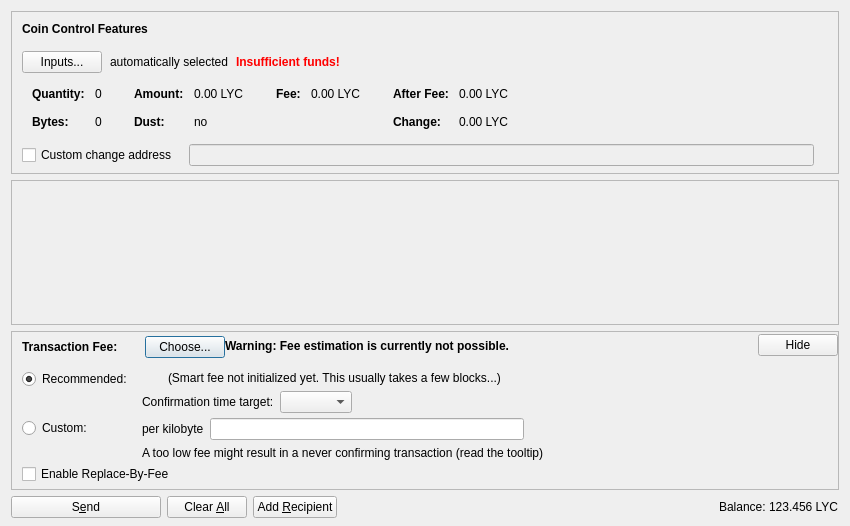
<?xml version="1.0" encoding="UTF-8"?>
<ui version="4.0">
 <class>SendCoinsDialog</class>
 <widget class="QDialog" name="SendCoinsDialog">
  <property name="geometry">
   <rect>
    <x>0</x>
    <y>0</y>
    <width>850</width>
    <height>526</height>
   </rect>
  </property>
  <property name="windowTitle">
   <string>Send Coins</string>
  </property>
  <layout class="QVBoxLayout" name="verticalLayout" stretch="0,1,0,0">
   <property name="bottomMargin">
    <number>8</number>
   </property>
   <item>
    <widget class="QFrame" name="frameCoinControl">
     <property name="sizePolicy">
      <sizepolicy hsizetype="Expanding" vsizetype="Expanding">
       <horstretch>0</horstretch>
       <verstretch>0</verstretch>
      </sizepolicy>
     </property>
     <property name="maximumSize">
      <size>
       <width>16777215</width>
       <height>16777215</height>
      </size>
     </property>
     <property name="frameShape">
      <enum>QFrame::StyledPanel</enum>
     </property>
     <property name="frameShadow">
      <enum>QFrame::Sunken</enum>
     </property>
     <layout class="QVBoxLayout" name="verticalLayoutCoinControl2">
      <property name="spacing">
       <number>0</number>
      </property>
      <property name="leftMargin">
       <number>0</number>
      </property>
      <property name="topMargin">
       <number>0</number>
      </property>
      <property name="rightMargin">
       <number>0</number>
      </property>
      <property name="bottomMargin">
       <number>6</number>
      </property>
      <item>
       <layout class="QVBoxLayout" name="verticalLayoutCoinControl" stretch="0,0,0,0,1">
        <property name="spacing">
         <number>0</number>
        </property>
        <property name="leftMargin">
         <number>10</number>
        </property>
        <property name="topMargin">
         <number>10</number>
        </property>
        <item>
         <layout class="QHBoxLayout" name="horizontalLayoutCoinControl1">
          <property name="bottomMargin">
           <number>15</number>
          </property>
          <item>
           <widget class="QLabel" name="labelCoinControlFeatures">
            <property name="sizePolicy">
             <sizepolicy hsizetype="Preferred" vsizetype="Maximum">
              <horstretch>0</horstretch>
              <verstretch>0</verstretch>
             </sizepolicy>
            </property>
            <property name="font">
             <font>
              <weight>75</weight>
              <bold>true</bold>
             </font>
            </property>
            <property name="styleSheet">
             <string notr="true">font-weight:bold;</string>
            </property>
            <property name="text">
             <string>Coin Control Features</string>
            </property>
           </widget>
          </item>
         </layout>
        </item>
        <item>
         <layout class="QHBoxLayout" name="horizontalLayoutCoinControl2" stretch="0,0,0,0">
          <property name="spacing">
           <number>8</number>
          </property>
          <property name="bottomMargin">
           <number>10</number>
          </property>
          <item>
           <widget class="QPushButton" name="pushButtonCoinControl">
            <property name="styleSheet">
             <string notr="true"/>
            </property>
            <property name="text">
             <string>Inputs...</string>
            </property>
            <property name="autoDefault">
             <bool>false</bool>
            </property>
           </widget>
          </item>
          <item>
           <widget class="QLabel" name="labelCoinControlAutomaticallySelected">
            <property name="text">
             <string>automatically selected</string>
            </property>
            <property name="margin">
             <number>5</number>
            </property>
           </widget>
          </item>
          <item>
           <widget class="QLabel" name="labelCoinControlInsuffFunds">
            <property name="font">
             <font>
              <weight>75</weight>
              <bold>true</bold>
             </font>
            </property>
            <property name="styleSheet">
             <string notr="true">color:red;font-weight:bold;</string>
            </property>
            <property name="text">
             <string>Insufficient funds!</string>
            </property>
            <property name="margin">
             <number>5</number>
            </property>
           </widget>
          </item>
          <item>
           <spacer name="horizontalSpacerCoinControl">
            <property name="orientation">
             <enum>Qt::Horizontal</enum>
            </property>
            <property name="sizeHint" stdset="0">
             <size>
              <width>40</width>
              <height>1</height>
             </size>
            </property>
           </spacer>
          </item>
         </layout>
        </item>
        <item>
         <widget class="QWidget" name="widgetCoinControl" native="true">
          <property name="sizePolicy">
           <sizepolicy hsizetype="Preferred" vsizetype="Preferred">
            <horstretch>0</horstretch>
            <verstretch>0</verstretch>
           </sizepolicy>
          </property>
          <property name="minimumSize">
           <size>
            <width>0</width>
            <height>0</height>
           </size>
          </property>
          <property name="styleSheet">
           <string notr="true"/>
          </property>
          <layout class="QHBoxLayout" name="horizontalLayoutCoinControl5">
           <property name="leftMargin">
            <number>0</number>
           </property>
           <property name="topMargin">
            <number>0</number>
           </property>
           <property name="rightMargin">
            <number>0</number>
           </property>
           <property name="bottomMargin">
            <number>0</number>
           </property>
           <item>
            <layout class="QHBoxLayout" name="horizontalLayoutCoinControl3" stretch="0,0,0,1">
             <property name="spacing">
              <number>20</number>
             </property>
             <property name="topMargin">
              <number>0</number>
             </property>
             <property name="bottomMargin">
              <number>10</number>
             </property>
             <item>
              <layout class="QFormLayout" name="formLayoutCoinControl1">
               <property name="horizontalSpacing">
                <number>10</number>
               </property>
               <property name="verticalSpacing">
                <number>14</number>
               </property>
               <property name="leftMargin">
                <number>10</number>
               </property>
               <property name="topMargin">
                <number>4</number>
               </property>
               <property name="rightMargin">
                <number>6</number>
               </property>
               <item row="0" column="0">
                <widget class="QLabel" name="labelCoinControlQuantityText">
                 <property name="font">
                  <font>
                   <weight>75</weight>
                   <bold>true</bold>
                  </font>
                 </property>
                 <property name="text">
                  <string>Quantity:</string>
                 </property>
                 <property name="margin">
                  <number>0</number>
                 </property>
                </widget>
               </item>
               <item row="0" column="1">
                <widget class="QLabel" name="labelCoinControlQuantity">
                 <property name="cursor">
                  <cursorShape>IBeamCursor</cursorShape>
                 </property>
                 <property name="contextMenuPolicy">
                  <enum>Qt::ActionsContextMenu</enum>
                 </property>
                 <property name="text">
                  <string notr="true">0</string>
                 </property>
                 <property name="margin">
                  <number>0</number>
                 </property>
                 <property name="textInteractionFlags">
                  <set>Qt::LinksAccessibleByMouse|Qt::TextSelectableByKeyboard|Qt::TextSelectableByMouse</set>
                 </property>
                </widget>
               </item>
               <item row="1" column="0">
                <widget class="QLabel" name="labelCoinControlBytesText">
                 <property name="font">
                  <font>
                   <weight>75</weight>
                   <bold>true</bold>
                  </font>
                 </property>
                 <property name="text">
                  <string>Bytes:</string>
                 </property>
                </widget>
               </item>
               <item row="1" column="1">
                <widget class="QLabel" name="labelCoinControlBytes">
                 <property name="cursor">
                  <cursorShape>IBeamCursor</cursorShape>
                 </property>
                 <property name="contextMenuPolicy">
                  <enum>Qt::ActionsContextMenu</enum>
                 </property>
                 <property name="text">
                  <string notr="true">0</string>
                 </property>
                 <property name="textInteractionFlags">
                  <set>Qt::LinksAccessibleByMouse|Qt::TextSelectableByKeyboard|Qt::TextSelectableByMouse</set>
                 </property>
                </widget>
               </item>
              </layout>
             </item>
             <item>
              <layout class="QFormLayout" name="formLayoutCoinControl2">
               <property name="horizontalSpacing">
                <number>10</number>
               </property>
               <property name="verticalSpacing">
                <number>14</number>
               </property>
               <property name="leftMargin">
                <number>6</number>
               </property>
               <property name="topMargin">
                <number>4</number>
               </property>
               <property name="rightMargin">
                <number>6</number>
               </property>
               <item row="0" column="0">
                <widget class="QLabel" name="labelCoinControlAmountText">
                 <property name="font">
                  <font>
                   <weight>75</weight>
                   <bold>true</bold>
                  </font>
                 </property>
                 <property name="text">
                  <string>Amount:</string>
                 </property>
                 <property name="margin">
                  <number>0</number>
                 </property>
                </widget>
               </item>
               <item row="0" column="1">
                <widget class="QLabel" name="labelCoinControlAmount">
                 <property name="cursor">
                  <cursorShape>IBeamCursor</cursorShape>
                 </property>
                 <property name="contextMenuPolicy">
                  <enum>Qt::ActionsContextMenu</enum>
                 </property>
                 <property name="text">
                  <string notr="true">0.00 LYC</string>
                 </property>
                 <property name="textInteractionFlags">
                  <set>Qt::LinksAccessibleByMouse|Qt::TextSelectableByKeyboard|Qt::TextSelectableByMouse</set>
                 </property>
                </widget>
               </item>
               <item row="1" column="0">
                <widget class="QLabel" name="labelCoinControlLowOutputText">
                 <property name="font">
                  <font>
                   <weight>75</weight>
                   <bold>true</bold>
                  </font>
                 </property>
                 <property name="text">
                  <string>Dust:</string>
                 </property>
                </widget>
               </item>
               <item row="1" column="1">
                <widget class="QLabel" name="labelCoinControlLowOutput">
                 <property name="cursor">
                  <cursorShape>IBeamCursor</cursorShape>
                 </property>
                 <property name="contextMenuPolicy">
                  <enum>Qt::ActionsContextMenu</enum>
                 </property>
                 <property name="text">
                  <string notr="true">no</string>
                 </property>
                 <property name="textInteractionFlags">
                  <set>Qt::LinksAccessibleByMouse|Qt::TextSelectableByKeyboard|Qt::TextSelectableByMouse</set>
                 </property>
                </widget>
               </item>
              </layout>
             </item>
             <item>
              <layout class="QFormLayout" name="formLayoutCoinControl3">
               <property name="horizontalSpacing">
                <number>10</number>
               </property>
               <property name="verticalSpacing">
                <number>14</number>
               </property>
               <property name="leftMargin">
                <number>6</number>
               </property>
               <property name="topMargin">
                <number>4</number>
               </property>
               <property name="rightMargin">
                <number>6</number>
               </property>
               <item row="0" column="0">
                <widget class="QLabel" name="labelCoinControlFeeText">
                 <property name="font">
                  <font>
                   <weight>75</weight>
                   <bold>true</bold>
                  </font>
                 </property>
                 <property name="text">
                  <string>Fee:</string>
                 </property>
                 <property name="margin">
                  <number>0</number>
                 </property>
                </widget>
               </item>
               <item row="0" column="1">
                <widget class="QLabel" name="labelCoinControlFee">
                 <property name="cursor">
                  <cursorShape>IBeamCursor</cursorShape>
                 </property>
                 <property name="contextMenuPolicy">
                  <enum>Qt::ActionsContextMenu</enum>
                 </property>
                 <property name="text">
                  <string notr="true">0.00 LYC</string>
                 </property>
                 <property name="textInteractionFlags">
                  <set>Qt::LinksAccessibleByMouse|Qt::TextSelectableByKeyboard|Qt::TextSelectableByMouse</set>
                 </property>
                </widget>
               </item>
              </layout>
             </item>
             <item>
              <layout class="QFormLayout" name="formLayoutCoinControl4">
               <property name="horizontalSpacing">
                <number>10</number>
               </property>
               <property name="verticalSpacing">
                <number>14</number>
               </property>
               <property name="leftMargin">
                <number>6</number>
               </property>
               <property name="topMargin">
                <number>4</number>
               </property>
               <property name="rightMargin">
                <number>6</number>
               </property>
               <item row="0" column="0">
                <widget class="QLabel" name="labelCoinControlAfterFeeText">
                 <property name="font">
                  <font>
                   <weight>75</weight>
                   <bold>true</bold>
                  </font>
                 </property>
                 <property name="text">
                  <string>After Fee:</string>
                 </property>
                 <property name="margin">
                  <number>0</number>
                 </property>
                </widget>
               </item>
               <item row="0" column="1">
                <widget class="QLabel" name="labelCoinControlAfterFee">
                 <property name="cursor">
                  <cursorShape>IBeamCursor</cursorShape>
                 </property>
                 <property name="contextMenuPolicy">
                  <enum>Qt::ActionsContextMenu</enum>
                 </property>
                 <property name="text">
                  <string notr="true">0.00 LYC</string>
                 </property>
                 <property name="textInteractionFlags">
                  <set>Qt::LinksAccessibleByMouse|Qt::TextSelectableByKeyboard|Qt::TextSelectableByMouse</set>
                 </property>
                </widget>
               </item>
               <item row="1" column="0">
                <widget class="QLabel" name="labelCoinControlChangeText">
                 <property name="font">
                  <font>
                   <weight>75</weight>
                   <bold>true</bold>
                  </font>
                 </property>
                 <property name="text">
                  <string>Change:</string>
                 </property>
                </widget>
               </item>
               <item row="1" column="1">
                <widget class="QLabel" name="labelCoinControlChange">
                 <property name="cursor">
                  <cursorShape>IBeamCursor</cursorShape>
                 </property>
                 <property name="contextMenuPolicy">
                  <enum>Qt::ActionsContextMenu</enum>
                 </property>
                 <property name="text">
                  <string notr="true">0.00 LYC</string>
                 </property>
                 <property name="textInteractionFlags">
                  <set>Qt::LinksAccessibleByMouse|Qt::TextSelectableByKeyboard|Qt::TextSelectableByMouse</set>
                 </property>
                </widget>
               </item>
              </layout>
             </item>
            </layout>
           </item>
          </layout>
         </widget>
        </item>
        <item>
         <layout class="QHBoxLayout" name="horizontalLayoutCoinControl4" stretch="0,0,0">
          <property name="spacing">
           <number>12</number>
          </property>
          <property name="sizeConstraint">
           <enum>QLayout::SetDefaultConstraint</enum>
          </property>
          <property name="topMargin">
           <number>5</number>
          </property>
          <property name="rightMargin">
           <number>5</number>
          </property>
          <item>
           <widget class="QCheckBox" name="checkBoxCoinControlChange">
            <property name="toolTip">
             <string>If this is activated, but the change address is empty or invalid, change will be sent to a newly generated address.</string>
            </property>
            <property name="text">
             <string>Custom change address</string>
            </property>
           </widget>
          </item>
          <item>
           <widget class="QValidatedLineEdit" name="lineEditCoinControlChange">
            <property name="enabled">
             <bool>false</bool>
            </property>
            <property name="sizePolicy">
             <sizepolicy hsizetype="Expanding" vsizetype="Fixed">
              <horstretch>0</horstretch>
              <verstretch>0</verstretch>
             </sizepolicy>
            </property>
           </widget>
          </item>
          <item>
           <widget class="QLabel" name="labelCoinControlChangeLabel">
            <property name="sizePolicy">
             <sizepolicy hsizetype="Preferred" vsizetype="Expanding">
              <horstretch>0</horstretch>
              <verstretch>0</verstretch>
             </sizepolicy>
            </property>
            <property name="minimumSize">
             <size>
              <width>0</width>
              <height>0</height>
             </size>
            </property>
            <property name="text">
             <string/>
            </property>
            <property name="margin">
             <number>3</number>
            </property>
           </widget>
          </item>
         </layout>
        </item>
        <item>
         <spacer name="verticalSpacerCoinControl">
          <property name="orientation">
           <enum>Qt::Vertical</enum>
          </property>
          <property name="sizeHint" stdset="0">
           <size>
            <width>800</width>
            <height>1</height>
           </size>
          </property>
         </spacer>
        </item>
       </layout>
      </item>
     </layout>
    </widget>
   </item>
   <item>
    <widget class="QScrollArea" name="scrollArea">
     <property name="widgetResizable">
      <bool>true</bool>
     </property>
     <widget class="QWidget" name="scrollAreaWidgetContents">
      <property name="geometry">
       <rect>
        <x>0</x>
        <y>0</y>
        <width>830</width>
        <height>104</height>
       </rect>
      </property>
      <layout class="QVBoxLayout" name="verticalLayout_2" stretch="0,1">
       <property name="leftMargin">
        <number>0</number>
       </property>
       <property name="topMargin">
        <number>0</number>
       </property>
       <property name="rightMargin">
        <number>0</number>
       </property>
       <property name="bottomMargin">
        <number>0</number>
       </property>
       <item>
        <layout class="QVBoxLayout" name="entries">
         <property name="spacing">
          <number>6</number>
         </property>
        </layout>
       </item>
       <item>
        <spacer name="verticalSpacer">
         <property name="orientation">
          <enum>Qt::Vertical</enum>
         </property>
         <property name="sizeHint" stdset="0">
          <size>
           <width>20</width>
           <height>40</height>
          </size>
         </property>
        </spacer>
       </item>
      </layout>
     </widget>
    </widget>
   </item>
   <item>
    <widget class="QFrame" name="frameFee">
     <property name="sizePolicy">
      <sizepolicy hsizetype="Expanding" vsizetype="Expanding">
       <horstretch>0</horstretch>
       <verstretch>0</verstretch>
      </sizepolicy>
     </property>
     <property name="maximumSize">
      <size>
       <width>16777215</width>
       <height>16777215</height>
      </size>
     </property>
     <property name="frameShape">
      <enum>QFrame::StyledPanel</enum>
     </property>
     <property name="frameShadow">
      <enum>QFrame::Sunken</enum>
     </property>
     <layout class="QVBoxLayout" name="verticalLayoutFee1">
      <property name="spacing">
       <number>0</number>
      </property>
      <property name="leftMargin">
       <number>0</number>
      </property>
      <property name="topMargin">
       <number>0</number>
      </property>
      <property name="rightMargin">
       <number>0</number>
      </property>
      <property name="bottomMargin">
       <number>0</number>
      </property>
      <item>
       <layout class="QVBoxLayout" name="verticalLayoutFee2" stretch="0,0,0">
        <property name="spacing">
         <number>0</number>
        </property>
        <property name="leftMargin">
         <number>10</number>
        </property>
        <property name="topMargin">
         <number>0</number>
        </property>
        <item>
         <layout class="QHBoxLayout" name="horizontalLayoutFee1">
          <property name="bottomMargin">
           <number>0</number>
          </property>
          <item>
           <layout class="QVBoxLayout" name="verticalLayoutFee7">
            <property name="spacing">
             <number>0</number>
            </property>
            <item>
             <spacer name="verticalSpacerSmartFee">
              <property name="orientation">
               <enum>Qt::Vertical</enum>
              </property>
              <property name="sizeType">
               <enum>QSizePolicy::Fixed</enum>
              </property>
              <property name="sizeHint" stdset="0">
               <size>
                <width>1</width>
                <height>4</height>
               </size>
              </property>
             </spacer>
            </item>
            <item>
             <layout class="QHBoxLayout" name="horizontalLayoutSmartFee">
              <property name="spacing">
               <number>10</number>
              </property>
              <item>
               <widget class="QLabel" name="labelFeeHeadline">
                <property name="sizePolicy">
                 <sizepolicy hsizetype="Preferred" vsizetype="Maximum">
                  <horstretch>0</horstretch>
                  <verstretch>0</verstretch>
                 </sizepolicy>
                </property>
                <property name="font">
                 <font>
                  <weight>75</weight>
                  <bold>true</bold>
                 </font>
                </property>
                <property name="styleSheet">
                 <string notr="true">font-weight:bold;</string>
                </property>
                <property name="text">
                 <string>Transaction Fee:</string>
                </property>
               </widget>
              </item>
              <item>
               <widget class="QLabel" name="labelFeeMinimized">
                <property name="text">
                 <string/>
                </property>
               </widget>
              </item>
              <item>
               <widget class="QPushButton" name="buttonChooseFee">
                <property name="text">
                 <string>Choose...</string>
                </property>
               </widget>
              </item>
             </layout>
            </item>
            <item>
             <spacer name="verticalSpacer_5">
              <property name="orientation">
               <enum>Qt::Vertical</enum>
              </property>
              <property name="sizeHint" stdset="0">
               <size>
                <width>1</width>
                <height>1</height>
               </size>
              </property>
             </spacer>
            </item>
           </layout>
          </item>
          <item>
           <widget class="QLabel" name="fallbackFeeWarningLabel">
            <property name="toolTip">
             <string>Using the fallbackfee can result in sending a transaction that will take several hours or days (or never) to confirm. Consider choosing your fee manually or wait until you have validated the complete chain.</string>
            </property>
            <property name="font">
            <font>
                <weight>75</weight>
                <bold>true</bold>
            </font>
            </property>
            <property name="text">
             <string>Warning: Fee estimation is currently not possible.</string>
            </property>
            <property name="wordWrap">
             <bool>false</bool>
            </property>
           </widget>
          </item>
          <item>
           <spacer name="horizontalSpacer_4">
            <property name="orientation">
             <enum>Qt::Horizontal</enum>
            </property>
            <property name="sizeType">
             <enum>QSizePolicy::MinimumExpanding</enum>
            </property>
            <property name="sizeHint" stdset="0">
             <size>
              <width>40</width>
              <height>20</height>
             </size>
            </property>
           </spacer>
          </item>
          <item>
           <widget class="QPushButton" name="buttonMinimizeFee">
            <property name="toolTip">
             <string>collapse fee-settings</string>
            </property>
            <property name="text">
             <string>Hide</string>
            </property>
           </widget>
          </item>
         </layout>
        </item>
        <item>
         <widget class="QFrame" name="frameFeeSelection">
          <layout class="QVBoxLayout" name="verticalLayoutFee12">
           <property name="spacing">
            <number>0</number>
           </property>
           <property name="leftMargin">
            <number>0</number>
           </property>
           <property name="topMargin">
            <number>0</number>
           </property>
           <property name="rightMargin">
            <number>0</number>
           </property>
           <property name="bottomMargin">
            <number>0</number>
           </property>
           <item>
            <layout class="QGridLayout" name="gridLayoutFee">
             <property name="topMargin">
              <number>10</number>
             </property>
             <property name="bottomMargin">
              <number>4</number>
             </property>
             <property name="horizontalSpacing">
              <number>10</number>
             </property>
             <property name="verticalSpacing">
              <number>4</number>
             </property>
             <item row="1" column="1">
              <layout class="QVBoxLayout" name="verticalLayoutFee8">
               <property name="spacing">
                <number>6</number>
               </property>
               <item>
                <layout class="QHBoxLayout" name="horizontalLayoutFee13">
                 <item>
                  <widget class="QLabel" name="labelCustomPerKilobyte">
                   <property name="toolTip">
                    <string>Specify a custom fee per kB (1,000 bytes) of the transaction's virtual size.

Note:  Since the fee is calculated on a per-byte basis, a fee of "100 dragons per kB" for a transaction size of 500 bytes (half of 1 kB) would ultimately yield a fee of only 50 dragons.</string>
                   </property>
                   <property name="text">
                    <string>per kilobyte</string>
                   </property>
                  </widget>
                 </item>
                 <item>
                  <widget class="BitcoinAmountField" name="customFee"/>
                 </item>
                 <item>
                  <spacer name="horizontalSpacer_6">
                   <property name="orientation">
                    <enum>Qt::Horizontal</enum>
                   </property>
                   <property name="sizeHint" stdset="0">
                    <size>
                     <width>1</width>
                     <height>1</height>
                    </size>
                   </property>
                  </spacer>
                 </item>
                </layout>
               </item>
               <item>
                <layout class="QHBoxLayout" name="horizontalLayoutFee8">
                 <item>
                  <widget class="QLabel" name="labelCustomFeeWarning">
                   <property name="enabled">
                    <bool>true</bool>
                   </property>
                   <property name="toolTip">
                    <string>When there is less transaction volume than space in the blocks, miners as well as relaying nodes may enforce a minimum fee. Paying only this minimum fee is just fine, but be aware that this can result in a never confirming transaction once there is more demand for bitcoin transactions than the network can process.</string>
                   </property>
                   <property name="text">
                    <string>A too low fee might result in a never confirming transaction (read the tooltip)</string>
                   </property>
                  </widget>
                 </item>
                 <item>
                  <spacer name="horizontalSpacer_2">
                   <property name="orientation">
                    <enum>Qt::Horizontal</enum>
                   </property>
                   <property name="sizeHint" stdset="0">
                    <size>
                     <width>1</width>
                     <height>1</height>
                    </size>
                   </property>
                  </spacer>
                 </item>
                </layout>
               </item>
              </layout>
             </item>
             <item row="0" column="0">
              <layout class="QVBoxLayout" name="verticalLayoutFee4" stretch="0,1">
               <item>
                <widget class="QRadioButton" name="radioSmartFee">
                 <property name="text">
                  <string>Recommended:</string>
                 </property>
                 <property name="checked">
                  <bool>true</bool>
                 </property>
                 <attribute name="buttonGroup">
                  <string notr="true">groupFee</string>
                 </attribute>
                </widget>
               </item>
               <item>
                <spacer name="verticalSpacer_2">
                 <property name="orientation">
                  <enum>Qt::Vertical</enum>
                 </property>
                 <property name="sizeHint" stdset="0">
                  <size>
                   <width>1</width>
                   <height>1</height>
                  </size>
                 </property>
                </spacer>
               </item>
              </layout>
             </item>
             <item row="1" column="0">
              <layout class="QVBoxLayout" name="verticalLayoutFee9" stretch="0,1">
               <item>
                <widget class="QRadioButton" name="radioCustomFee">
                 <property name="text">
                  <string>Custom:</string>
                 </property>
                 <attribute name="buttonGroup">
                  <string notr="true">groupFee</string>
                 </attribute>
                </widget>
               </item>
               <item>
                <spacer name="verticalSpacer_6">
                 <property name="orientation">
                  <enum>Qt::Vertical</enum>
                 </property>
                 <property name="sizeHint" stdset="0">
                  <size>
                   <width>1</width>
                   <height>1</height>
                  </size>
                 </property>
                </spacer>
               </item>
              </layout>
             </item>
             <item row="0" column="1">
              <layout class="QVBoxLayout" name="verticalLayoutFee3" stretch="0,0,1">
               <property name="spacing">
                <number>6</number>
               </property>
               <property name="topMargin">
                <number>2</number>
               </property>
               <item>
                <layout class="QHBoxLayout" name="horizontalLayoutFee12">
                 <item>
                  <widget class="QLabel" name="labelSmartFee">
                   <property name="text">
                    <string/>
                   </property>
                  </widget>
                 </item>
                 <item>
                  <widget class="QLabel" name="labelFeeEstimation">
                   <property name="text">
                    <string/>
                   </property>
                  </widget>
                 </item>
                 <item>
                  <widget class="QLabel" name="labelSmartFee2">
                   <property name="text">
                    <string>(Smart fee not initialized yet. This usually takes a few blocks...)</string>
                   </property>
                  </widget>
                 </item>
                 <item>
                  <spacer name="horizontalSpacer_5">
                   <property name="orientation">
                    <enum>Qt::Horizontal</enum>
                   </property>
                   <property name="sizeHint" stdset="0">
                    <size>
                     <width>1</width>
                     <height>1</height>
                    </size>
                   </property>
                  </spacer>
                 </item>
                </layout>
               </item>
               <item>
                <layout class="QHBoxLayout" name="horizontalLayoutFee9">
                 <item>
                  <layout class="QVBoxLayout" name="verticalLayoutFee6">
                   <item>
                    <widget class="QLabel" name="labelSmartFee3">
                     <property name="text">
                      <string>Confirmation time target:</string>
                     </property>
                    </widget>
                   </item>
                  </layout>
                 </item>
                 <item>
                  <layout class="QVBoxLayout" name="verticalLayoutFee5">
                   <property name="rightMargin">
                    <number>30</number>
                   </property>
                   <item>
                    <layout class="QHBoxLayout" name="horizontalLayoutConfTarget">
                     <property name="bottomMargin">
                      <number>0</number>
                     </property>
                     <item>
                      <widget class="QComboBox" name="confTargetSelector"/>
                     </item>
                     <item>
                      <spacer name="horizontalSpacerConfTarget">
                       <property name="orientation">
                        <enum>Qt::Horizontal</enum>
                       </property>
                       <property name="sizeHint" stdset="0">
                        <size>
                         <width>40</width>
                         <height>20</height>
                        </size>
                       </property>
                      </spacer>
                     </item>
                    </layout>
                   </item>
                  </layout>
                 </item>
                </layout>
               </item>
               <item>
                <spacer name="verticalSpacer_4">
                 <property name="orientation">
                  <enum>Qt::Vertical</enum>
                 </property>
                 <property name="sizeHint" stdset="0">
                  <size>
                   <width>1</width>
                   <height>1</height>
                  </size>
                 </property>
                </spacer>
               </item>
              </layout>
             </item>
            </layout>
           </item>
           <item>
            <widget class="QCheckBox" name="optInRBF">
             <property name="text">
              <string>Enable Replace-By-Fee</string>
             </property>
             <property name="toolTip">
              <string>With Replace-By-Fee (BIP-125) you can increase a transaction's fee after it is sent. Without this, a higher fee may be recommended to compensate for increased transaction delay risk.</string>
             </property>
            </widget>
           </item>
          </layout>
         </widget>
        </item>
        <item>
         <spacer name="verticalSpacerFee">
          <property name="orientation">
           <enum>Qt::Vertical</enum>
          </property>
          <property name="sizeHint" stdset="0">
           <size>
            <width>40</width>
            <height>5</height>
           </size>
          </property>
         </spacer>
        </item>
       </layout>
      </item>
     </layout>
    </widget>
   </item>
   <item>
    <layout class="QHBoxLayout" name="horizontalLayout">
     <item>
      <widget class="QPushButton" name="sendButton">
       <property name="minimumSize">
        <size>
         <width>150</width>
         <height>0</height>
        </size>
       </property>
       <property name="toolTip">
        <string>Confirm the send action</string>
       </property>
       <property name="text">
        <string>S&amp;end</string>
       </property>
       <property name="icon">
        <iconset resource="../bitcoin.qrc">
         <normaloff>:/icons/send</normaloff>:/icons/send</iconset>
       </property>
       <property name="autoDefault">
        <bool>false</bool>
       </property>
       <property name="default">
        <bool>false</bool>
       </property>
      </widget>
     </item>
     <item>
      <widget class="QPushButton" name="clearButton">
       <property name="sizePolicy">
        <sizepolicy hsizetype="Minimum" vsizetype="Fixed">
         <horstretch>0</horstretch>
         <verstretch>0</verstretch>
        </sizepolicy>
       </property>
       <property name="toolTip">
        <string>Clear all fields of the form.</string>
       </property>
       <property name="text">
        <string>Clear &amp;All</string>
       </property>
       <property name="icon">
        <iconset resource="../bitcoin.qrc">
         <normaloff>:/icons/remove</normaloff>:/icons/remove</iconset>
       </property>
       <property name="autoDefault">
        <bool>false</bool>
       </property>
      </widget>
     </item>
     <item>
      <widget class="QPushButton" name="addButton">
       <property name="toolTip">
        <string>Send to multiple recipients at once</string>
       </property>
       <property name="text">
        <string>Add &amp;Recipient</string>
       </property>
       <property name="icon">
        <iconset resource="../bitcoin.qrc">
         <normaloff>:/icons/add</normaloff>:/icons/add</iconset>
       </property>
       <property name="autoDefault">
        <bool>false</bool>
       </property>
      </widget>
     </item>
     <item>
      <spacer name="horizontalSpacer">
       <property name="orientation">
        <enum>Qt::Horizontal</enum>
       </property>
       <property name="sizeHint" stdset="0">
        <size>
         <width>40</width>
         <height>20</height>
        </size>
       </property>
      </spacer>
     </item>
     <item>
      <layout class="QHBoxLayout" name="horizontalLayout_2">
       <property name="spacing">
        <number>3</number>
       </property>
       <item>
        <widget class="QLabel" name="label">
         <property name="sizePolicy">
          <sizepolicy hsizetype="Preferred" vsizetype="Fixed">
           <horstretch>0</horstretch>
           <verstretch>0</verstretch>
          </sizepolicy>
         </property>
         <property name="text">
          <string>Balance:</string>
         </property>
        </widget>
       </item>
       <item>
        <widget class="QLabel" name="labelBalance">
         <property name="sizePolicy">
          <sizepolicy hsizetype="Preferred" vsizetype="Fixed">
           <horstretch>0</horstretch>
           <verstretch>0</verstretch>
          </sizepolicy>
         </property>
         <property name="cursor">
          <cursorShape>IBeamCursor</cursorShape>
         </property>
         <property name="text">
          <string notr="true">123.456 LYC</string>
         </property>
         <property name="textInteractionFlags">
          <set>Qt::LinksAccessibleByMouse|Qt::TextSelectableByKeyboard|Qt::TextSelectableByMouse</set>
         </property>
        </widget>
       </item>
      </layout>
     </item>
    </layout>
   </item>
  </layout>
 </widget>
 <customwidgets>
  <customwidget>
   <class>QValidatedLineEdit</class>
   <extends>QLineEdit</extends>
   <header>qt/qvalidatedlineedit.h</header>
  </customwidget>
  <customwidget>
   <class>BitcoinAmountField</class>
   <extends>QLineEdit</extends>
   <header>qt/bitcoinamountfield.h</header>
   <container>1</container>
  </customwidget>
 </customwidgets>
 <resources>
  <include location="../bitcoin.qrc"/>
 </resources>
 <connections/>
 <buttongroups>
  <buttongroup name="groupFee"/>
 </buttongroups>
</ui>
